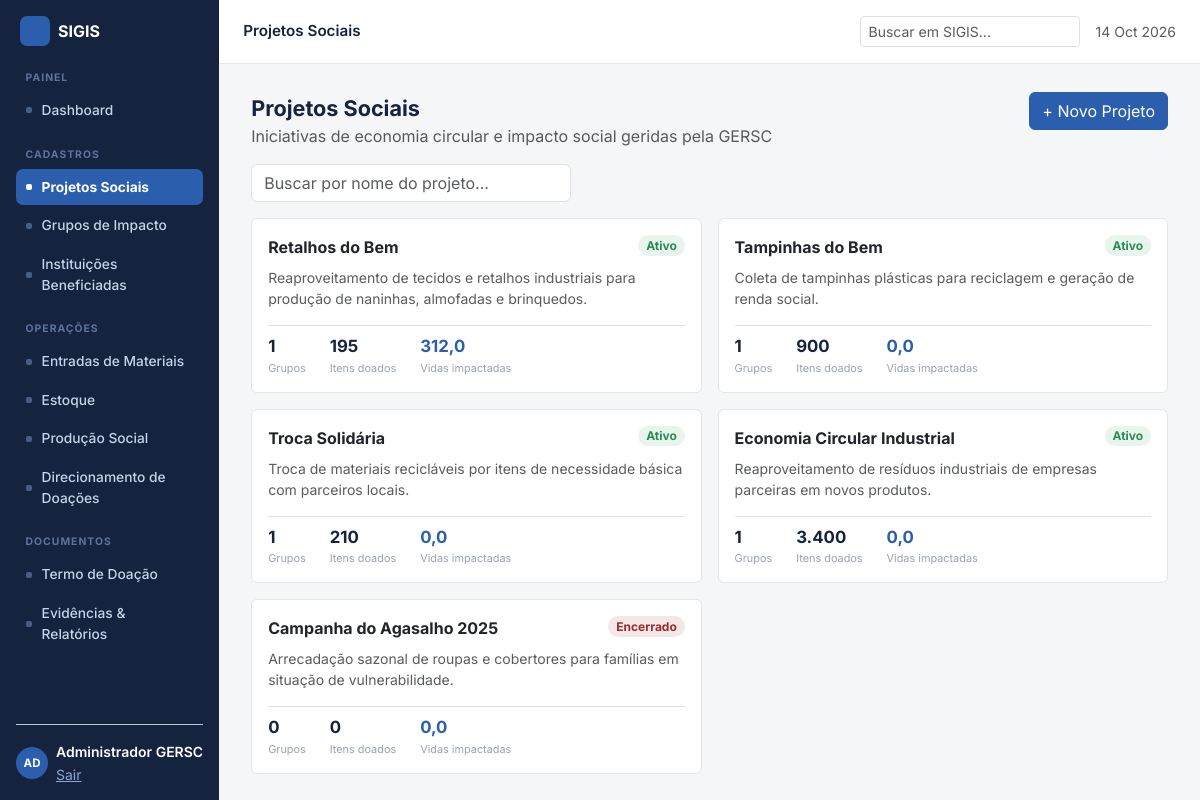
The app's page /projetos.php (signed in) with its own data.
### tables this page shows
CREATE TABLE projetos (
  id INT AUTO_INCREMENT PRIMARY KEY,
  nome VARCHAR(150) NOT NULL,
  descricao TEXT,
  grupo_id INT NULL,
  status VARCHAR(20) NOT NULL DEFAULT 'Ativo',
  criado_em TIMESTAMP DEFAULT CURRENT_TIMESTAMP,
  FOREIGN KEY (grupo_id) REFERENCES grupos_impacto(id)
);

### includes/functions.php (called while the page is built, shortened)
<?php
function fmt_num($n, $decimals = 0) {
    return number_format((float)$n, $decimals, ',', '.');
}
function e($s) {
    return htmlspecialchars((string)$s, ENT_QUOTES, 'UTF-8');
}

### projetos.php (the view, shortened to what this page needs)
<?php
require_once __DIR__ . '/includes/bootstrap.php';
$q = isset($_GET['q']) ? trim($_GET['q']) : '';
$sql = 'SELECT * FROM projetos WHERE nome LIKE ? ORDER BY id';
$stmt = $pdo->prepare($sql);
$stmt->execute(array('%' . $q . '%'));
$projetos = $stmt->fetchAll();
require __DIR__ . '/includes/layout_top.php';
?>
<div class="d-flex justify-content-between align-items-start mb-3">
  <div>
    <div class="fw-bold" style="font-size:1.35rem">Projetos Sociais</div>
    <div class="text-muted">Iniciativas de economia circular e impacto social geridas pela GERSC</div>
  </div>
  <button class="btn btn-sigis" data-bs-toggle="modal" data-bs-target="#modalProjeto">+ Novo Projeto</button>
</div>
<form method="get" class="mb-3">
  <input type="text" name="q" class="form-control" style="width:320px" placeholder="Buscar por nome do projeto..." value="<?php echo e($q); ?>" onchange="this.form.submit()">
</form>
<div class="row g-3">
  <?php foreach ($projetos as $p) {
      $badgeBg = $p['status'] === 'Encerrado' ? '#F3E7E7' : '#E8F5EC';
      $badgeColor = $p['status'] === 'Encerrado' ? '#9B2C2C' : '#2E8B57';
  ?>
    <div class="col-md-6">
      <div class="card p-3 h-100">
        <div class="d-flex justify-content-between align-items-start mb-2">
          <div class="fw-bold" style="font-size:1rem"><?php echo e($p['nome']); ?></div>
          <span class="badge rounded-pill" style="background:<?php echo $badgeBg; ?>;color:<?php echo $badgeColor; ?>;font-weight:700"><?php echo e($p['status']); ?></span>
        </div>
        <div class="text-muted small mb-3" style="min-height:40px"><?php echo e($p['descricao']); ?></div>
        <div class="d-flex gap-4 pt-2 border-top project-stats">
          <div><div class="val"><?php echo $p['grupos']; ?></div><div class="lbl">Grupos</div></div>
          <div><div class="val"><?php echo fmt_num($p['itensDoados']); ?></div><div class="lbl">Itens doados</div></div>
          <div><div class="val" style="color:var(--blue)"><?php echo fmt_num($p['vidas'], 1); ?></div><div class="lbl">Vidas impactadas</div></div>
        </div>
      </div>
    </div>
  <?php } ?>
</div>
<?php require __DIR__ . '/includes/layout_bottom.php'; ?>

### assets/css/style.css (style rules this page uses)
:root { --navy:#16233F; --blue:#2B5FAD; --blue-dark:#1E4685; --blue-mid:#5B85C4; --blue-light:#8FA8D6; --blue-pale:#C7D4EA; --bg:#F5F6F8; --border:#E3E6EB; --border-light:#F0F1F4; --muted:#667085; --muted2:#98A2B3; --green:#2E8B57; --green-bg:#E8F5EC; --orange:#C1662F; --orange-bg:#FBEDE3; --red:#9B2C2C; --red-bg:#F3E7E7; --accent-bg:#EAF1FB; --accent-text:#1E4685; }
body { background:var(--bg);font-family:'Inter',system-ui,-apple-system,sans-serif;color:var(--navy) }
.btn-sigis { background:var(--blue);border-color:var(--blue);color:#fff }
.card { border-color:var(--border) }
.project-stats .val { font-size:1.05rem;font-weight:700;color:var(--navy) }
.project-stats .lbl { font-size:.68rem;color:var(--muted2) }

### records on screen
projetos: nome "Retalhos do Bem", status "Ativo", descricao "Reaproveitamento de tecidos e retalhos industriais para produção de naninhas, almofadas e brinquedos.", grupos "1", itensDoados "195", vidas "312,0"
projetos: nome "Tampinhas do Bem", status "Ativo", descricao "Coleta de tampinhas plásticas para reciclagem e geração de renda social.", grupos "1", itensDoados "900", vidas "0,0"
projetos: nome "Troca Solidária", status "Ativo", descricao "Troca de materiais recicláveis por itens de necessidade básica com parceiros locais.", grupo "1", itensDoados "210", grupo "0,0"
projetos: nome "Economia Circular Industrial", status "Ativo", descricao "Reaproveitamento de resíduos industriais de empresas parceiras em novos produtos.", grupos "1", itensDoados "3.400", vidas "0,0"
projetos: nome "Campanha do Agasalho 2025", status "Encerrado", descricao "Arrecadação sazonal de roupas e cobertores para famílias em situação de vulnerabilidade.", grupos "0", itensDoados "0", vidas "0,0"

### other values on screen
$group['label'] "PAINEL"
$item['label'] "Dashboard"
$group['label'] "CADASTROS"
$item['label'] "Projetos Sociais"
$item['label'] "Grupos de Impacto"
$item['label'] "Instituições Beneficiadas"
$group['label'] "OPERAÇÕES"
$item['label'] "Entradas de Materiais"
$item['label'] "Estoque"
$item['label'] "Produção Social"
$item['label'] "Direcionamento de Doações"
$group['label'] "DOCUMENTOS"
$item['label'] "Termo de Doação"
$item['label'] "Evidências & Relatórios"
$u['nome'] "Administrador GERSC"
